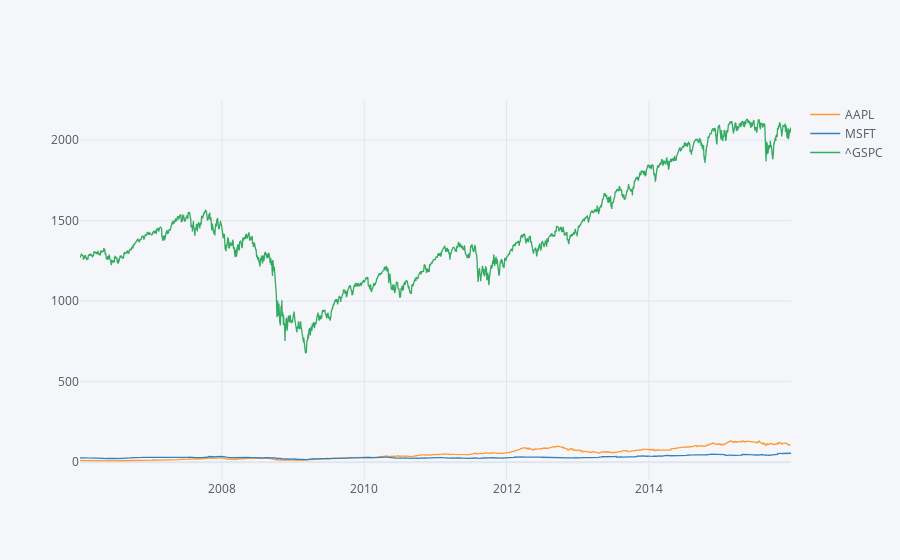

Here is the notebook cell this chart was saved with:
### Code cell
bank_stocks.xs(axis=1,key='Close',level='Stock Info').iplot()

### Figure 1 — Plotly figure (JSON) as saved in the notebook; plotly's stock layout.template omitted (floating-point values rounded to 4 significant figures; data arrays with more than 128 entries replaced by an {"elided": "..."} marker saying what was removed)
{"data": [{"line": {"color": "rgba(255, 153, 51, 1.0)", "dash": "solid", "shape": "linear", "width": 1.3}, "mode": "lines", "name": "AAPL", "text": "", "type": "scatter", "x": {"elided": "2517 str values"}, "y": {"elided": "2517 float values"}}, {"line": {"color": "rgba(55, 128, 191, 1.0)", "dash": "solid", "shape": "linear", "width": 1.3}, "mode": "lines", "name": "MSFT", "text": "", "type": "scatter", "x": {"elided": "2517 str values"}, "y": {"elided": "2517 float values"}}, {"line": {"color": "rgba(50, 171, 96, 1.0)", "dash": "solid", "shape": "linear", "width": 1.3}, "mode": "lines", "name": "^GSPC", "text": "", "type": "scatter", "x": {"elided": "2517 str values"}, "y": {"elided": "2517 float values"}}], "layout": {"legend": {"bgcolor": "#F5F6F9", "font": {"color": "#4D5663"}}, "paper_bgcolor": "#F5F6F9", "plot_bgcolor": "#F5F6F9", "title": {"font": {"color": "#4D5663"}}, "xaxis": {"gridcolor": "#E1E5ED", "showgrid": true, "tickfont": {"color": "#4D5663"}, "title": {"font": {"color": "#4D5663"}, "text": ""}, "zerolinecolor": "#E1E5ED"}, "yaxis": {"gridcolor": "#E1E5ED", "showgrid": true, "tickfont": {"color": "#4D5663"}, "title": {"font": {"color": "#4D5663"}, "text": ""}, "zerolinecolor": "#E1E5ED"}}}
